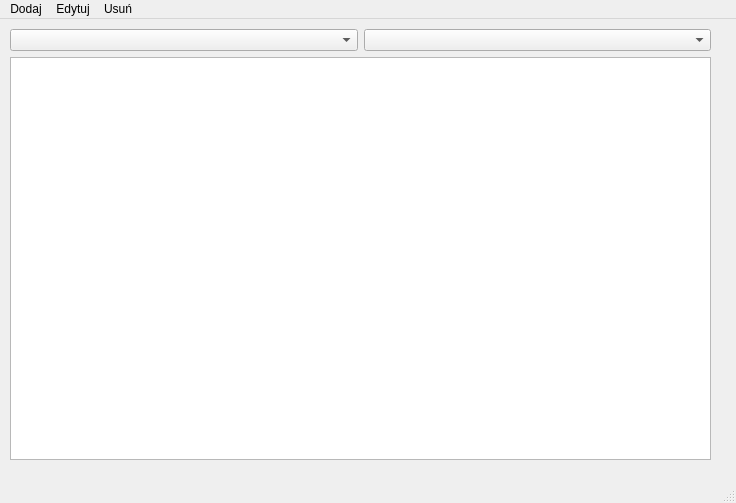
<?xml version="1.0" encoding="UTF-8"?>
<ui version="4.0">
 <class>MainWindow</class>
 <widget class="QMainWindow" name="MainWindow">
  <property name="geometry">
   <rect>
    <x>0</x>
    <y>0</y>
    <width>736</width>
    <height>503</height>
   </rect>
  </property>
  <property name="windowTitle">
   <string>MainWindow</string>
  </property>
  <widget class="QWidget" name="centralwidget">
   <widget class="QWidget" name="verticalLayoutWidget">
    <property name="geometry">
     <rect>
      <x>10</x>
      <y>10</y>
      <width>701</width>
      <height>431</height>
     </rect>
    </property>
    <layout class="QVBoxLayout" name="verticalLayout">
     <item>
      <layout class="QHBoxLayout" name="horizontalLayout_7">
       <item>
        <widget class="QComboBox" name="comboBoxCategory"/>
       </item>
       <item>
        <widget class="QComboBox" name="comboBoxSubCategory"/>
       </item>
      </layout>
     </item>
     <item>
      <widget class="QTableView" name="tableView"/>
     </item>
    </layout>
   </widget>
  </widget>
  <widget class="QMenuBar" name="menubar">
   <property name="geometry">
    <rect>
     <x>0</x>
     <y>0</y>
     <width>736</width>
     <height>26</height>
    </rect>
   </property>
   <widget class="QMenu" name="menuDodaj">
    <property name="title">
     <string>Dodaj</string>
    </property>
    <addaction name="actionDodaj_Katrgorie"/>
    <addaction name="separator"/>
    <addaction name="actionDodaj_Subkategori"/>
    <addaction name="actionDodaj_Produkt"/>
   </widget>
   <widget class="QMenu" name="menuEdytuj">
    <property name="title">
     <string>Edytuj</string>
    </property>
    <addaction name="actionEdytuj_Kategori"/>
    <addaction name="actionEdytuj_Subkategori"/>
   </widget>
   <widget class="QMenu" name="menuUsu">
    <property name="title">
     <string>Usuń</string>
    </property>
    <addaction name="actionUsu_Kategori"/>
    <addaction name="actionUsu_Subkategori"/>
   </widget>
   <addaction name="menuDodaj"/>
   <addaction name="menuEdytuj"/>
   <addaction name="menuUsu"/>
  </widget>
  <widget class="QStatusBar" name="statusbar"/>
  <action name="actionDodaj_Katrgorie">
   <property name="text">
    <string>Dodaj Katrgorie</string>
   </property>
  </action>
  <action name="actionDodaj_Subkategori">
   <property name="text">
    <string>Dodaj Subkategorię</string>
   </property>
  </action>
  <action name="actionDodaj_Produkt">
   <property name="text">
    <string>Dodaj Produkt</string>
   </property>
  </action>
  <action name="actionEdytuj_Kategori">
   <property name="text">
    <string>Edytuj Kategorię</string>
   </property>
  </action>
  <action name="actionEdytuj_Subkategori">
   <property name="text">
    <string>Edytuj Subkategorię</string>
   </property>
  </action>
  <action name="actionUsu_Kategori">
   <property name="text">
    <string>Usuń Kategorię</string>
   </property>
  </action>
  <action name="actionUsu_Subkategori">
   <property name="text">
    <string>Usuń Subkategorię</string>
   </property>
  </action>
 </widget>
 <resources/>
 <connections/>
</ui>
